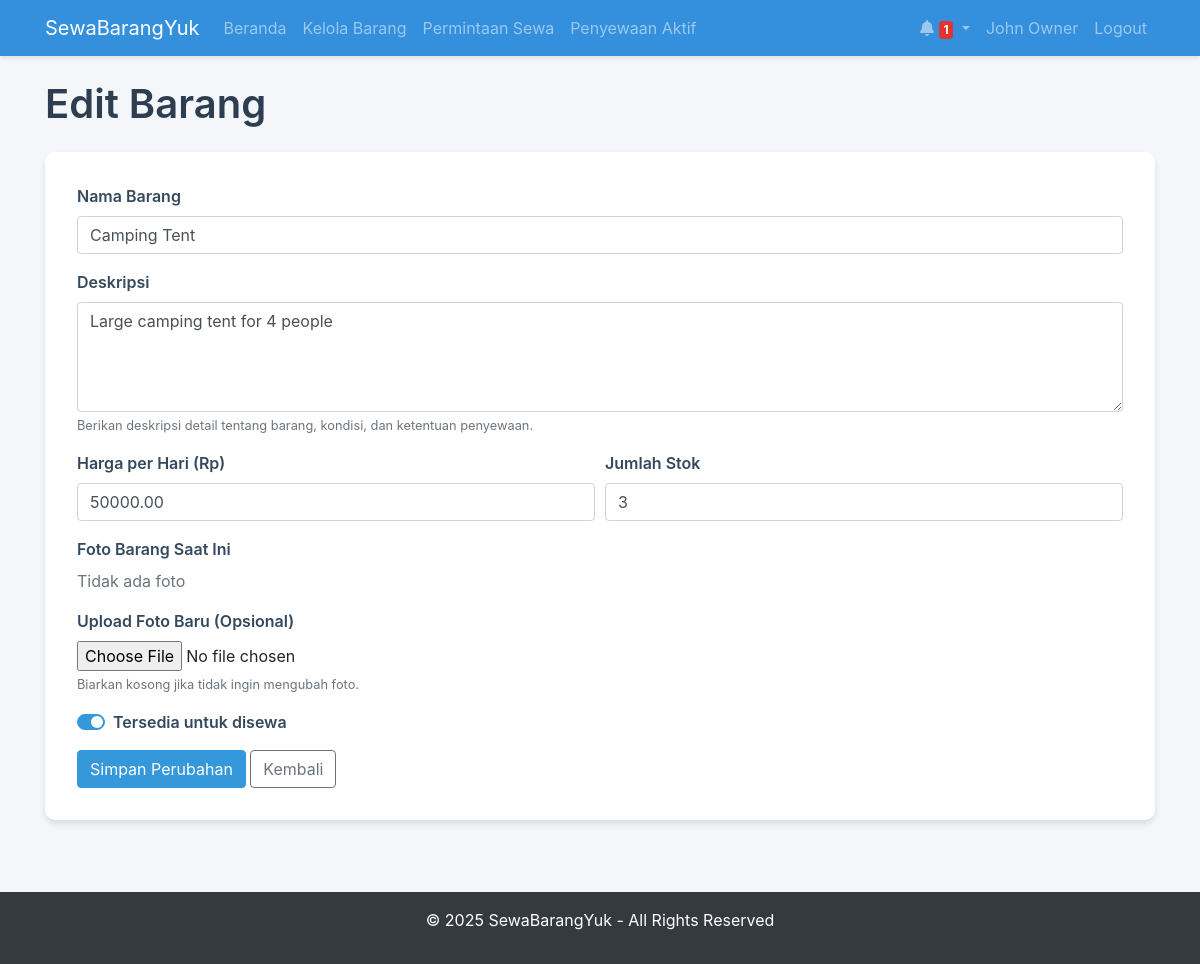
/owner/edit_item.php?id=1 (signed in), run on the app's committed database.
### tables this page shows
CREATE TABLE `items` (
  `item_id` int(11) NOT NULL,
  `owner_id` int(11) NOT NULL,
  `name` varchar(100) NOT NULL,
  `description` text DEFAULT NULL,
  `price_per_day` decimal(10,2) NOT NULL,
  `stock` int(11) NOT NULL DEFAULT 1,
  `image` text DEFAULT NULL,
  `is_available` tinyint(1) DEFAULT 1,
  `created_at` timestamp NOT NULL DEFAULT current_timestamp(),
  `updated_at` timestamp NOT NULL DEFAULT current_timestamp() ON UPDATE current_timestamp()
);

### config/db.php (called while the page is built, shortened)
<?php
$host = 'localhost';
$db = 'rental_system';
$user = 'root';
$pass = '';
$charset = 'utf8mb4';
$dsn = "mysql:host=$host;dbname=$db;charset=$charset";
$options = [
    PDO::ATTR_ERRMODE            => PDO::ERRMODE_EXCEPTION,
    PDO::ATTR_DEFAULT_FETCH_MODE => PDO::FETCH_ASSOC,
    PDO::ATTR_EMULATE_PREPARES   => false,
];
try {
    $pdo = new PDO($dsn, $user, $pass, $options);
} catch (PDOException $e) {
    throw new PDOException($e->getMessage(), (int)$e->getCode());
}
function executeQuery($sql, $params = []) {
    global $pdo;
    $stmt = $pdo->prepare($sql);
    $stmt->execute($params);
    return $stmt;
}
function fetchOne($sql, $params = []) {
    $stmt = executeQuery($sql, $params);
    return $stmt->fetch();
}
?>

### owner/edit_item.php (the view, shortened to what this page needs)
<?php
require_once '../includes/header.php';
$item_id = $_GET['id'] ?? 0;
$item = fetchOne("SELECT * FROM items WHERE item_id = ? AND owner_id = ?", [$item_id, $_SESSION['user_id']]);
?>
<div class="container">
    <h1>Edit Barang</h1>
    <div class="card">
        <div class="card-body">
            <form method="post" enctype="multipart/form-data">
                <div class="form-group">
                    <label for="name">Nama Barang</label>
                    <input type="text" class="form-control" id="name" name="name" value="<?= htmlspecialchars($item['name']) ?>" required>
                </div>
                <div class="form-group">
                    <label for="description">Deskripsi</label>
                    <textarea class="form-control" id="description" name="description" rows="4" required><?= htmlspecialchars($item['description']) ?></textarea>
                    <small class="form-text text-muted">Berikan deskripsi detail tentang barang, kondisi, dan ketentuan penyewaan.</small>
                </div>
                <div class="form-row">
                    <div class="form-group col-md-6">
                        <label for="price_per_day">Harga per Hari (Rp)</label>
                        <input type="number" class="form-control" id="price_per_day" name="price_per_day" min="1000" step="1000" value="<?= $item['price_per_day'] ?>" required>
                    </div>
                    <div class="form-group col-md-6">
                        <label for="stock">Jumlah Stok</label>
                        <input type="number" class="form-control" id="stock" name="stock" min="1" value="<?= $item['stock'] ?>" required>
                    </div>
                </div>
                <div class="form-group">
                    <label>Foto Barang Saat Ini</label>
                    <div>
                        <?php if ($item['image']): ?>
                        <img src="../assets/images/uploads/items/<?= $item['image'] ?>" class="img-thumbnail" alt="Foto Barang">
                        <?php else: ?>
                        <p class="text-muted">Tidak ada foto</p>
                        <?php endif; ?>
                    </div>
                </div>
                <div class="form-group">
                    <label for="image">Upload Foto Baru (Opsional)</label>
                    <input type="file" class="form-control-file" id="image" name="image" accept="image/jpeg,image/png,image/jpg">
                    <small class="form-text text-muted">Biarkan kosong jika tidak ingin mengubah foto.</small>
                </div>
                <div class="form-group">
                    <div class="custom-control custom-switch">
                        <label class="custom-control-label" for="is_available">Tersedia untuk disewa</label>
                    </div>
                </div>
                <button type="submit" class="btn btn-primary">Simpan Perubahan</button>
                <a href="manage_items.php" class="btn btn-outline-secondary">Kembali</a>
            </form>
        </div>
    </div>
</div>
<?php require_once '../includes/footer.php'; ?>

### assets/css/style.css (style rules this page uses)
body { background-color: #f8f9fa; min-height: 100vh; display: flex; flex-direction: column; }
.card { box-shadow: 0 1px 3px rgba(0, 0, 0, 0.1); border: none; margin-bottom: 20px; }
.btn-primary { background-color: #3490dc; border-color: #3490dc; }
.text-muted { color: #6c757d !important; }

### owner/edit_item.php (style rules this page uses)
:root { --primary: #3498db; --primary-dark: #2980b9; --success: #2ecc71; --success-dark: #27ae60; --warning: #f39c12; --warning-dark: #d35400; --info: #1abc9c; --info-dark: #16a085; --danger: #e74c3c; }
body { background-color: #f4f6f9; }
.card { border: none; border-radius: 10px; box-shadow: 0 4px 6px rgba(0,0,0,0.1); margin-bottom: 1.5rem; }
.card-body { padding: 2rem; }
.btn-primary { background-color: var(--primary); border-color: var(--primary); transition: all 0.3s ease; }
.btn-outline-secondary { border-color: #6c757d; color: #6c757d; transition: all 0.3s ease; }
h1 { font-weight: 600; color: #2c3e50; margin-bottom: 1.5rem; }
.form-group label { font-weight: 600; color: #34495e; }
.form-control { border-color: #ced4da; transition: border-color 0.3s ease, box-shadow 0.3s ease; }
.custom-control-input:checked ~ .custom-control-label::before { background-color: var(--primary); border-color: var(--primary); }

### data on the page
items: name "Camping Tent", description "Large camping tent for 4 people", price_per_day "50000.00", stock "3"

### other printed values
$unread_count "1"
$_SESSION['user_name'] "John Owner"
